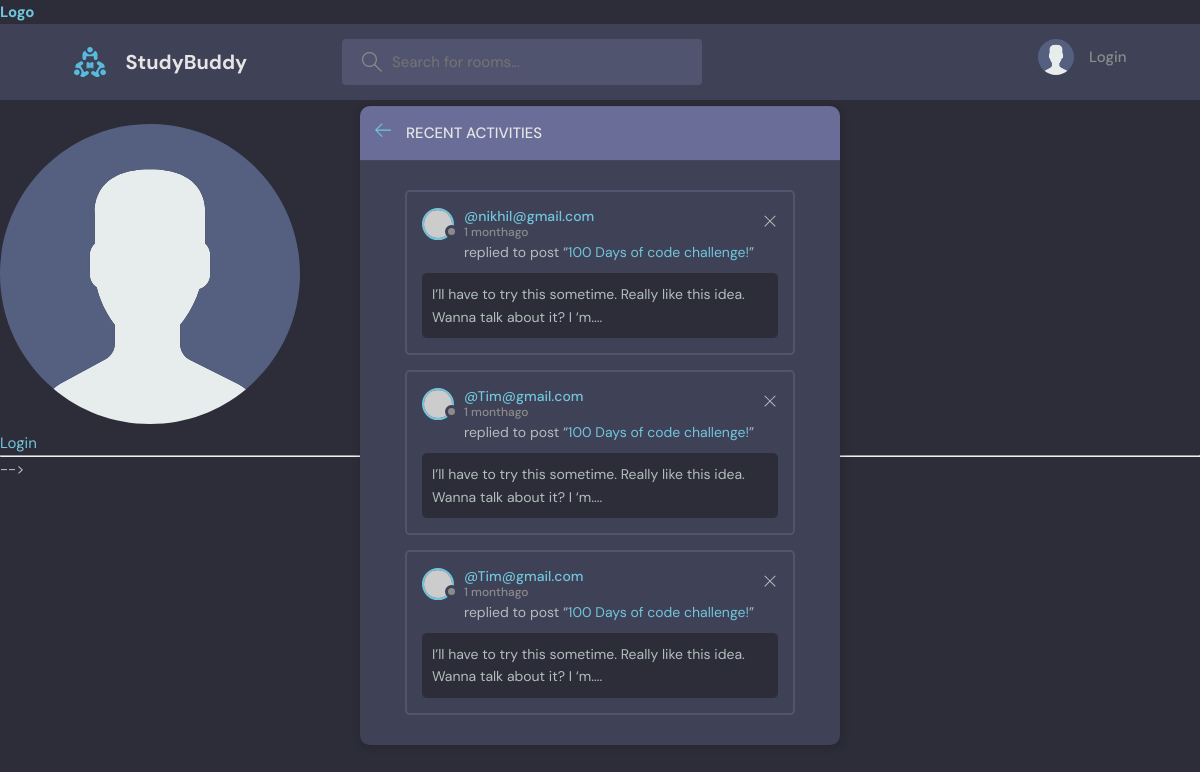
The page /activity/ on the database as committed earlier.
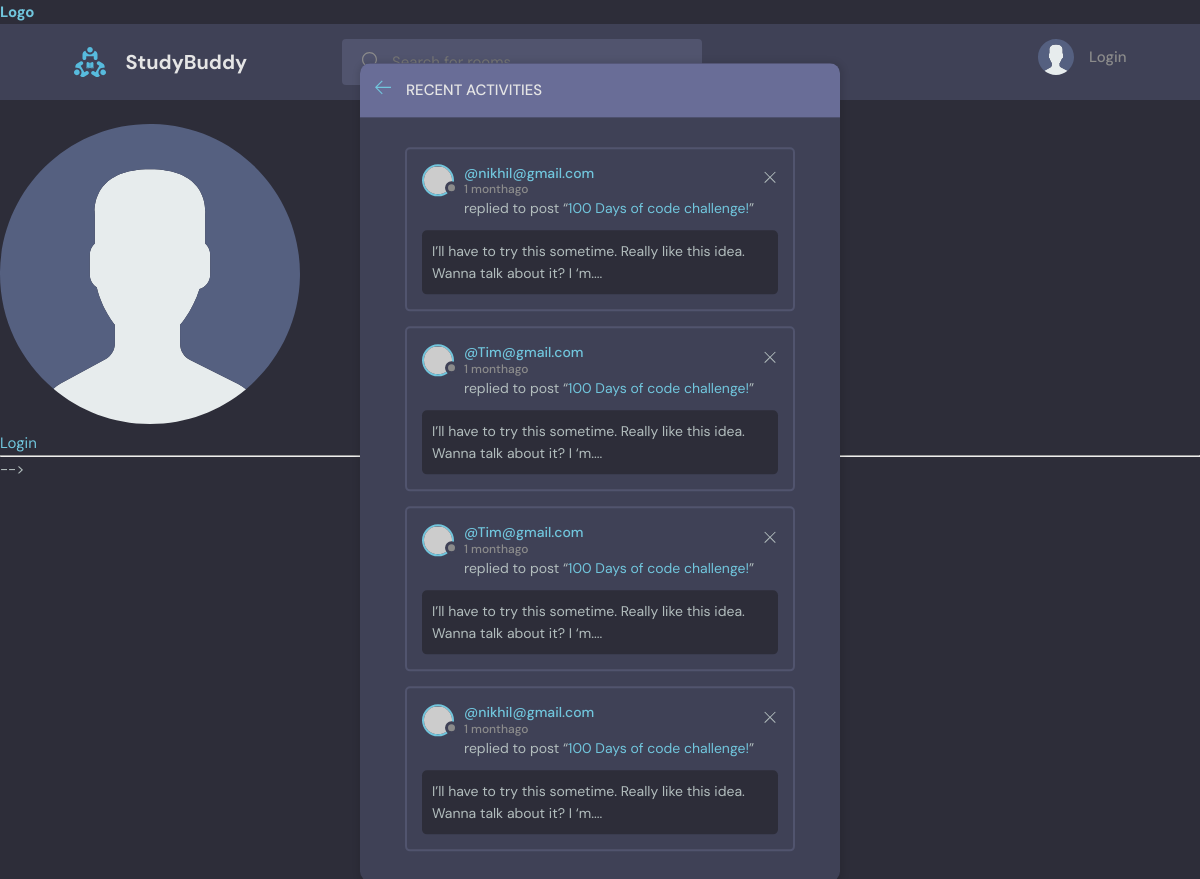
The same page on the database as committed later.
### base/models.py (models this page shows, shortened)
class Message(models.Model):
    user=models.ForeignKey(User,on_delete=models.CASCADE)
    room=models.ForeignKey(Room,on_delete=models.CASCADE)
    body=models.TextField()
    updated=models.DateTimeField(auto_now=True)
    created=models.DateTimeField(auto_now_add=True)

class User(AbstractUser):
    name =models.CharField(max_length=200,null=True)
    email=models.EmailField(unique=True,null=True)
    bio=models.TextField(null=True)
    avatar=models.ImageField(null=True,default='avatar.svg')
    USERNAME_FIELD='email'
    REQUIRED_FIELDS=[]

### base/views.py (the view)
# urls.py: path('activity/', views.activityPage,name="activity"),
def activityPage(request):
    room_messages=Message.objects.all()
    context={'room_messages':room_messages}
    return render(request,'base/activity.html',context)

### base/template/base/activity.html (shortened to what this page needs)
{%extends 'main.html'%}
{%block content%}
    <main class="layout">
      <div class="container">
        <div class="layout__box">
          <div class="layout__boxHeader">
            <div class="layout__boxTitle">
              <a href="/">
                <svg version="1.1" xmlns="http://www.w3.org/2000/svg" width="32" height="32" viewBox="0 0 32 32">
                  <title>arrow-left</title>
                  <path
                    d="M13.723 2.286l-13.723 13.714 13.719 13.714 1.616-1.611-10.96-10.96h27.625v-2.286h-27.625l10.965-10.965-1.616-1.607z"
                  ></path>
                </svg>
              </a>
              <h3>Recent Activities</h3>
            </div>
          </div>
          <div class="activities-page layout__body">
            {%for message in room_messages%}
            <div class="activities__box">
              <div class="activities__boxHeader roomListRoom__header">
                <a href="/user-profile/{{message.user.id}}" class="roomListRoom__author">
                  <div class="avatar avatar--small">
                    <img src="https://randomuser.me/api/portraits/women/11.jpg" />
                  </div>
                  <p>
                    @{{message.user}}
                    <span>{{message.created|timesince}}ago</span>
                  </p>
                </a>
                <div class="roomListRoom__actions">
                  <a href="#">
                    <svg version="1.1" xmlns="http://www.w3.org/2000/svg" width="32" height="32" viewBox="0 0 32 32">
                      <title>remove</title>
                      <path
                        d="M27.314 6.019l-1.333-1.333-9.98 9.981-9.981-9.981-1.333 1.333 9.981 9.981-9.981 9.98 1.333 1.333 9.981-9.98 9.98 9.98 1.333-1.333-9.98-9.98 9.98-9.981z"
                      ></path>
                    </svg>
                  </a>
                </div>
              </div>
              <div class="activities__boxContent">
                <p>replied to post “<a href="room.html">100 Days of code challenge!</a>”</p>
                <div class="activities__boxRoomContent">
                  I’ll have to try this sometime. Really like this idea. Wanna talk about it? I ‘m....
                </div>
              </div>
            </div>
            {%endfor%}
          </div>
        </div>
      </div>
    </main>
    {%endblock%}

Rows that differ between the two databases and show on the page:
added Message: user "nikhil@gmail.com", created "1 month"
